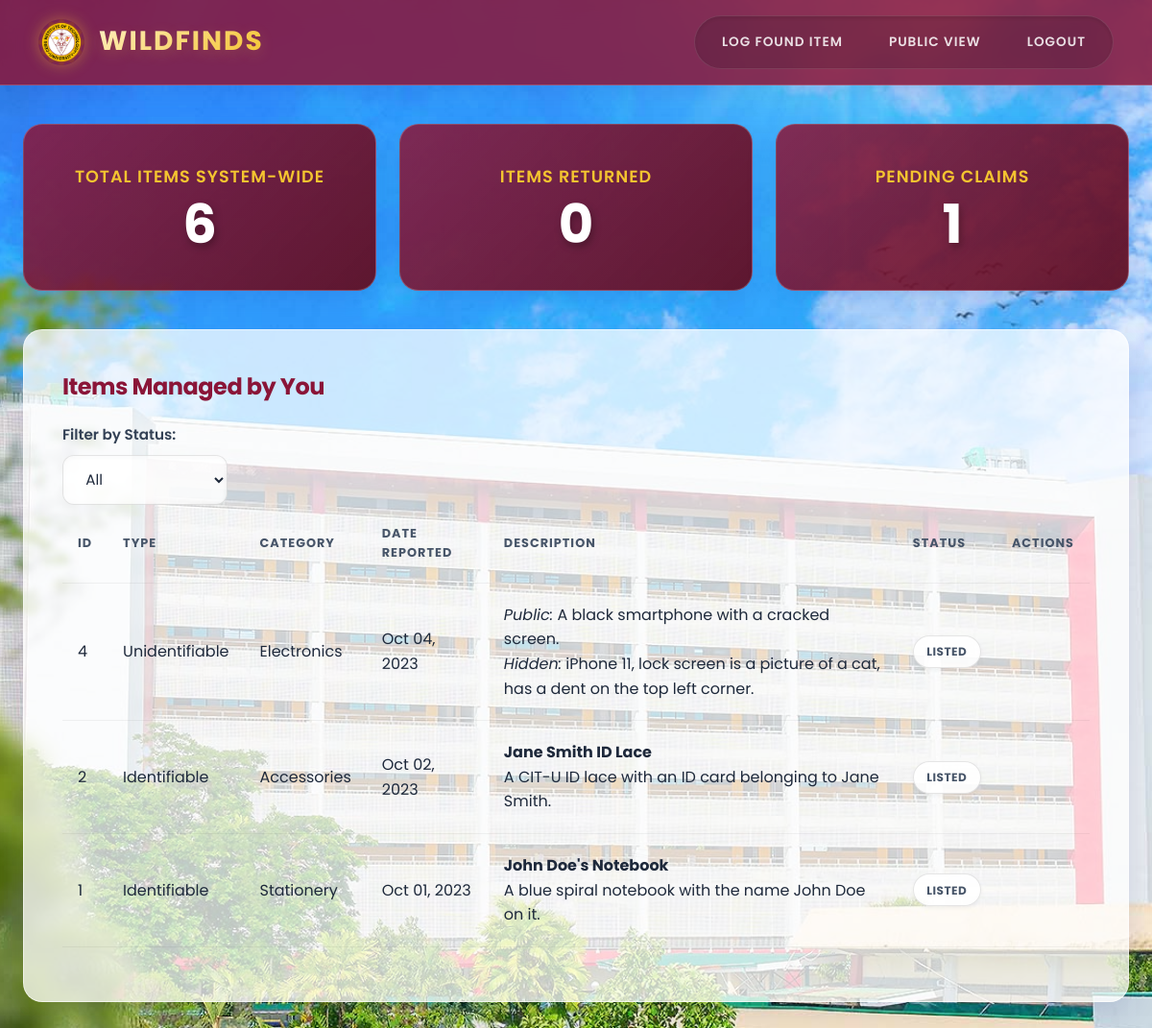
Page /features/dashboard/admin_dashboard.php (signed in) on the committed database.
### tables this page shows
CREATE TABLE IF NOT EXISTS `Unidentifiable_Item` (
  `item_id` INT PRIMARY KEY,
  `generalized_description` TEXT NOT NULL,
  `hidden_description` TEXT NOT NULL,
  FOREIGN KEY (`item_id`) REFERENCES `Item`(`item_id`) ON DELETE CASCADE
);

CREATE TABLE IF NOT EXISTS `Item` (
  `item_id` INT AUTO_INCREMENT PRIMARY KEY,
  `logged_by_faculty_id` INT NOT NULL,
  `category` VARCHAR(100) NOT NULL,
  `date_reported` DATETIME NOT NULL,
  `location_found` VARCHAR(255) NOT NULL,
  `status` ENUM('Listed', 'Claim Pending', 'Returned') NOT NULL DEFAULT 'Listed',
  `item_type` ENUM('Identifiable', 'Unidentifiable') NOT NULL,
  FOREIGN KEY (`logged_by_faculty_id`) REFERENCES `Faculty_User`(`person_id`)
);

CREATE TABLE IF NOT EXISTS `Identifiable_Item` (
  `item_id` INT PRIMARY KEY,
  `visible_name` VARCHAR(255) NOT NULL,
  `generalized_description` TEXT NOT NULL,
  FOREIGN KEY (`item_id`) REFERENCES `Item`(`item_id`) ON DELETE CASCADE
);

### features/dashboard/admin_dashboard.php (called while the page is built, shortened)
<?php
require_once __DIR__ . '/../items/ItemModel.php';
$itemModel = new ItemModel();
$faculty_id = $_SESSION['faculty_person_id'];
$myItems = $itemModel->getItemsByFaculty($faculty_id);
$stats = $itemModel->getStats();
require_once 'admin_dashboard_view.php';

### core/Database.php (called while the page is built)
<?php
class Database {
    private static $host = 'localhost';
    private static $db_name = 'lostfound_db';
    private static $username = 'root';
    private static $password = '';
    private static $conn = null;
    public static function getConnection() {
        if (self::$conn === null) {
            try {
                $dsn = "mysql:host=" . self::$host . ";dbname=" . self::$db_name . ";charset=utf8mb4";
                self::$conn = new PDO($dsn, self::$username, self::$password);
                self::$conn->setAttribute(PDO::ATTR_ERRMODE, PDO::ERRMODE_EXCEPTION);
                self::$conn->setAttribute(PDO::ATTR_DEFAULT_FETCH_MODE, PDO::FETCH_ASSOC);
            } catch(PDOException $exception) {
                die("Connection error: " . $exception->getMessage());
            }
        }
        return self::$conn;
    }
}

### features/items/ItemModel.php (called while the page is built, shortened)
<?php
require_once __DIR__ . '/../../core/Database.php';
class ItemModel {
    private $db;
    public function __construct() {
        $this->db = Database::getConnection();
    }
    public function getItemsByFaculty($faculty_id) {
        $query = "SELECT i.*,
                         id_i.visible_name, id_i.generalized_description as id_desc,
                         un_i.generalized_description as un_desc, un_i.hidden_description
                  FROM Item i
                  LEFT JOIN Identifiable_Item id_i ON i.item_id = id_i.item_id
                  LEFT JOIN Unidentifiable_Item un_i ON i.item_id = un_i.item_id
                  WHERE i.logged_by_faculty_id = :faculty_id
                  ORDER BY i.date_reported DESC";
        $stmt = $this->db->prepare($query);
        $stmt->bindParam(':faculty_id', $faculty_id);
        $stmt->execute();
        return $stmt->fetchAll();
    }
    public function getStats() {
        $query = "SELECT
                    COUNT(*) as total_items,
                    SUM(CASE WHEN status = 'Returned' THEN 1 ELSE 0 END) as returned_items,
                    SUM(CASE WHEN status = 'Claim Pending' THEN 1 ELSE 0 END) as pending_claims
                  FROM Item";
        $stmt = $this->db->prepare($query);
        $stmt->execute();
        return $stmt->fetch();
    }
}

### features/dashboard/admin_dashboard_view.php (the view, shortened to what this page needs)
<!DOCTYPE html>
<html lang="en">
<head>
    <link rel="stylesheet" href="../../assets/style.css?v=3">
</head>
<body>
    <header>
        <div class="brand-container">
            <img src="../../assets/logo.png" alt="CIT-U Logo" class="brand-logo">
            <h1>WILDFINDS</h1>
        </div>
        <nav>
            <a href="../items/log_item.php">Log Found Item</a>
            <a href="public_dashboard.php">Public View</a>
            <a href="../auth/logout.php">Logout</a>
        </nav>
    </header>
    <div class="container">
        <div class="stats-grid">
            <div class="stat-card">
                <h3>Total Items System-wide</h3>
                <div class="number"><?php echo htmlspecialchars($stats['total_items'] ?? 0); ?></div>
            </div>
            <div class="stat-card">
                <h3>Items Returned</h3>
                <div class="number"><?php echo htmlspecialchars($stats['returned_items'] ?? 0); ?></div>
            </div>
            <div class="stat-card">
                <h3>Pending Claims</h3>
                <div class="number"><?php echo htmlspecialchars($stats['pending_claims'] ?? 0); ?></div>
            </div>
        </div>
        <div class="card">
            <h2>Items Managed by You</h2>
            <div class="filter-group">
                <label for="statusFilter">Filter by Status:</label>
                <select id="statusFilter" onchange="filterItems()" style="width: auto;">
                    <option value="All">All</option>
                </select>
            </div>
            <table>
                <thead>
                    <tr>
                        <th>ID</th>
                        <th>Type</th>
                        <th>Category</th>
                        <th>Date Reported</th>
                        <th>Description</th>
                        <th>Status</th>
                        <th>Actions</th>
                    </tr>
                </thead>
                <tbody id="itemsTableBody">
                    <?php if (empty($myItems)): ?>
                        <tr><td colspan="7">You have not logged any items yet.</td></tr>
                    <?php else: ?>
                        <?php foreach ($myItems as $item): ?>
                            <tr class="item-row" data-status="<?php echo htmlspecialchars($item['status']); ?>">
                                <td><?php echo $item['item_id']; ?></td>
                                <td><?php echo $item['item_type']; ?></td>
                                <td><?php echo htmlspecialchars($item['category']); ?></td>
                                <td><?php echo date('M d, Y', strtotime($item['date_reported'])); ?></td>
                                <td>
                                    <?php
                                        if ($item['item_type'] == 'Identifiable') {
                                            echo "<strong>" . htmlspecialchars($item['visible_name']) . "</strong><br>";
                                            echo htmlspecialchars($item['id_desc']);
                                        } else {
                                            echo "<em>Public:</em> " . htmlspecialchars($item['un_desc']) . "<br>";
                                            echo "<em>Hidden:</em> " . htmlspecialchars($item['hidden_description']);
                                        }
                                    ?>
                                </td>
                                <td><span class="badge badge-<?php echo str_replace(' ', '-', $item['status']); ?>"><?php echo htmlspecialchars($item['status']); ?></span></td>
                                <td>
                                </td>
                            </tr>
                        <?php endforeach; ?>
                    <?php endif; ?>
                </tbody>
            </table>
        </div>
    </div>
</body>
</html>

### rows in the picture
unidentifiable_item: item_id.item_id "4", item_id.item_type "Unidentifiable", item_id.category "Electronics", item_id.date_reported "Oct 04, 2023", generalized_description "A black smartphone with a cracked screen.", hidden_description "iPhone 11, lock screen is a picture of a cat, has a dent on the top left corner.", item_id.status "LISTED"
identifiable_item: item_id.item_id "2", item_id.item_type "Identifiable", item_id.category "Accessories", item_id.date_reported "Oct 02, 2023", visible_name "Jane Smith ID Lace", generalized_description "A CIT-U ID lace with an ID card belonging to Jane Smith.", item_id.status "LISTED"
identifiable_item: item_id.item_id "1", item_id.item_type "Identifiable", item_id.category "Stationery", item_id.date_reported "Oct 01, 2023", visible_name "John Doe's Notebook", generalized_description "A blue spiral notebook with the name John Doe on it.", item_id.status "LISTED"

### other values in the picture
$stats['total_items'] "6"
$stats['returned_items'] "0"
$stats['pending_claims'] "1"
